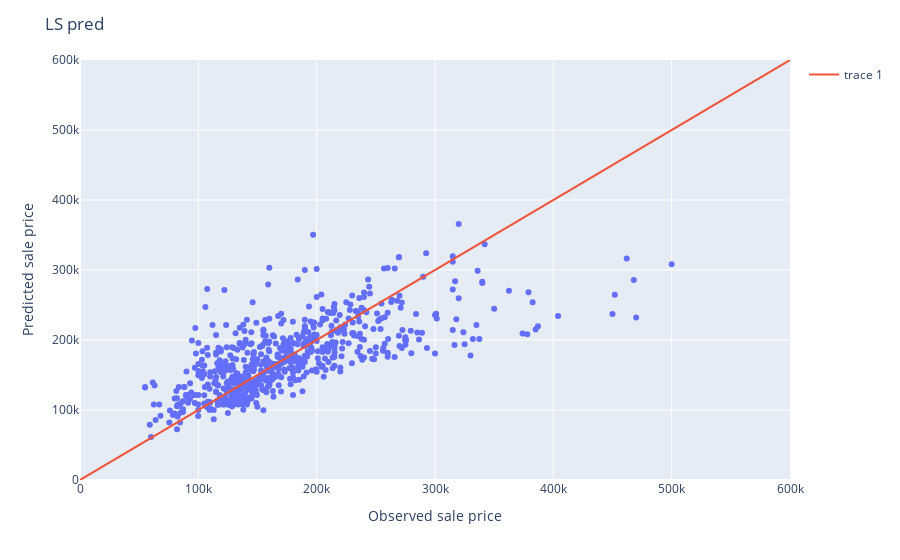

Notebook code for this chart:
### Code cell
# a scatterplots for each of the predicted and true sale price values for the LAD and LS algorithms applied to the validation data
ls_fig = px.scatter(pred_val_df, x='true', y='ls_pred')
# add a line with slope 1 and intercept 0
ls_fig.add_trace(
    go.Scatter(x=[0, 600000], y=[0, 600000], mode='lines'))
# update axes names and ranges
ls_fig.update_layout(xaxis_title='Observed sale price',
                     yaxis_title='Predicted sale price',
                     title="LS pred",
                     xaxis_range=[0, 600000],
                     yaxis_range=[0, 600000])

### Figure 1 — Plotly figure (JSON) as saved in the notebook; plotly's stock layout.template omitted (floating-point values rounded to 4 significant figures; data arrays with more than 128 entries replaced by an {"elided": "..."} marker saying what was removed)
{"data": [{"hovertemplate": "true=%{x}<br>ls_pred=%{y}<extra></extra>", "legendgroup": "", "marker": {"color": "#636efa", "symbol": "circle"}, "mode": "markers", "name": "", "orientation": "v", "showlegend": false, "type": "scatter", "x": {"elided": "636 int values"}, "xaxis": "x", "y": {"elided": "636 float values"}, "yaxis": "y"}, {"mode": "lines", "type": "scatter", "x": [0, 600000], "y": [0, 600000]}], "layout": {"legend": {"tracegroupgap": 0}, "margin": {"t": 60}, "title": {"text": "LS pred"}, "xaxis": {"anchor": "y", "domain": [0, 1], "range": [0, 600000], "title": {"text": "Observed sale price"}}, "yaxis": {"anchor": "x", "domain": [0, 1], "range": [0, 600000], "title": {"text": "Predicted sale price"}}}}
